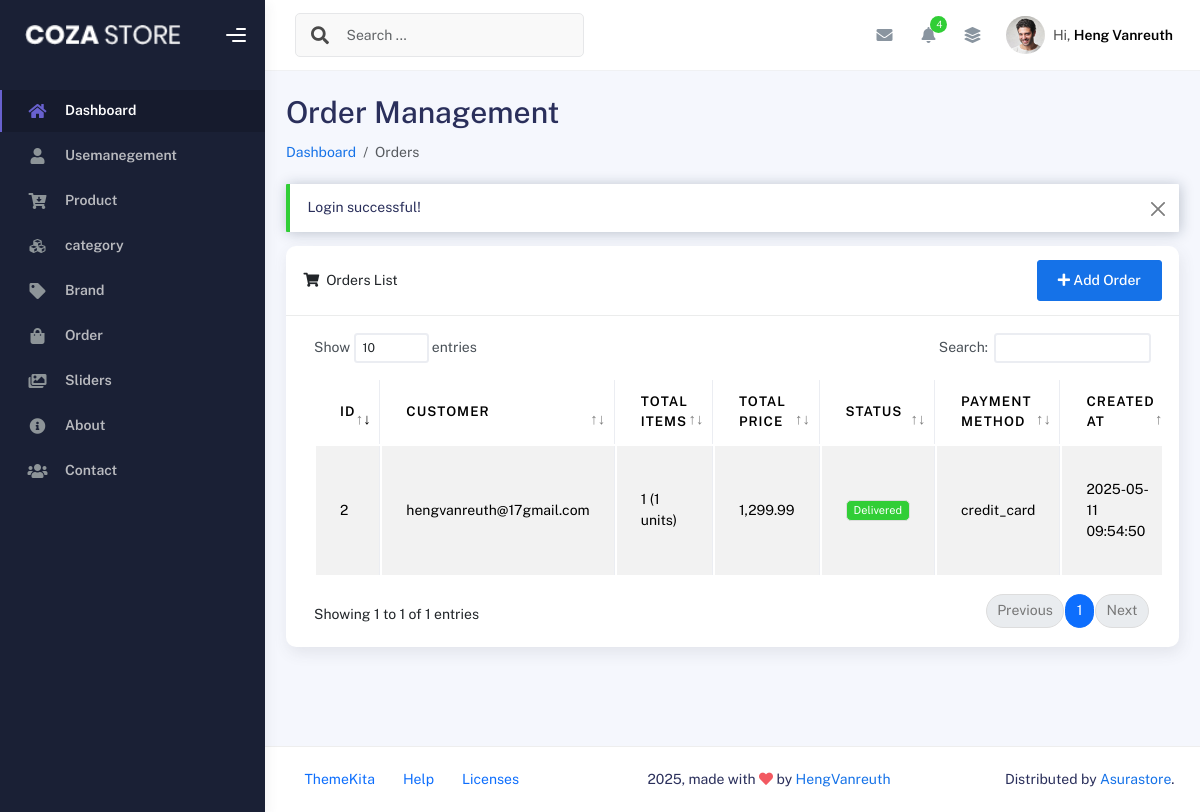
Screenshot of /admin/index.php?p=order (signed in) with the database file from the repository.
### tables this page shows
CREATE TABLE `orders` (
  `id` int(11) NOT NULL,
  `user_id` int(11) NOT NULL,
  `total_price` decimal(10,2) NOT NULL DEFAULT 0.00,
  `status` enum('pending','processing','shipped','delivered','cancelled') NOT NULL DEFAULT 'pending',
  `shipping_address` text DEFAULT NULL,
  `payment_method` varchar(50) DEFAULT NULL,
  `created_at` timestamp NOT NULL DEFAULT current_timestamp(),
  `updated_at` timestamp NOT NULL DEFAULT current_timestamp() ON UPDATE current_timestamp()
);

CREATE TABLE `users` (
  `id` int(11) NOT NULL,
  `name` varchar(255) NOT NULL,
  `email` varchar(255) NOT NULL,
  `password` varchar(255) NOT NULL,
  `phone` varchar(20) DEFAULT NULL,
  `address` text DEFAULT NULL,
  `role` enum('customer','admin') DEFAULT 'customer',
  `created_at` timestamp NOT NULL DEFAULT current_timestamp(),
  `status` varchar(11) NOT NULL
);

### admin/models/Order.php (called while the page is built, shortened)
<?php
class Order {
    private $pdo;
    public function __construct($pdo) {
        $this->pdo = $pdo;
    }
    public function getAllOrders() {
        try {
            $stmt = $this->pdo->query("
                SELECT o.*, u.email as user_email,
                       COUNT(oi.id) as total_items,
                       SUM(oi.quantity) as total_quantity
                FROM orders o
                LEFT JOIN users u ON o.user_id = u.id
                LEFT JOIN order_items oi ON o.id = oi.order_id
                GROUP BY o.id
                ORDER BY o.created_at DESC
            ");
            return $stmt->fetchAll(PDO::FETCH_ASSOC);
        } catch (Exception $e) {
            throw new Exception("Error fetching orders: " . $e->getMessage());
        }
    }
}
?>

### admin/views/order/list.php (the view, shortened to what this page needs)
<?php
require_once __DIR__ . '/../../models/Order.php';
$pdo = Database::connect();
$orderModel = new Order($pdo);
try {
    $orders = $orderModel->getAllOrders();
} catch (Exception $e) {
    $_SESSION['error'] = "Error loading data: " . $e->getMessage();
    $orders = [];
    $users = [];
}
$status_colors = [
    'pending' => 'warning',
    'processing' => 'info',
    'shipped' => 'primary',
    'delivered' => 'success',
    'cancelled' => 'danger'
];
?>
<div class="container-fluid px-4">
    <h1 class="mt-4">Order Management</h1>
    <ol class="breadcrumb mb-4">
        <li class="breadcrumb-item"><a href="/eccommerce/admin">Dashboard</a></li>
        <li class="breadcrumb-item active">Orders</li>
    </ol>
    <?php if (isset($_SESSION['success'])): ?>
        <div class="alert alert-success alert-dismissible fade show" role="alert">
            <?php
            echo $_SESSION['success'];
            ?>
            <button type="button" class="btn-close" data-bs-dismiss="alert" aria-label="Close"></button>
        </div>
    <?php endif; ?>
    <div class="card mb-4">
        <div class="card-header d-flex justify-content-between align-items-center">
            <div>
                <i class="fas fa-shopping-cart me-1"></i>
                Orders List
            </div>
            <button type="button" class="btn btn-primary" data-bs-toggle="modal" data-bs-target="#addOrderModal">
                <i class="fas fa-plus"></i> Add Order
            </button>
        </div>
        <div class="card-body">
            <div class="table-responsive">
                <table id="ordersTable" class="table table-bordered table-striped">
                    <thead>
                        <tr>
                            <th>ID</th>
                            <th>Customer</th>
                            <th>Total Items</th>
                            <th>Total Price</th>
                            <th>Status</th>
                            <th>Payment Method</th>
                            <th>Created At</th>
                        </tr>
                    </thead>
                    <tbody>
                        <?php foreach ($orders as $order): ?>
                            <tr>
                                <td><?php echo htmlspecialchars($order['id']); ?></td>
                                <td><?php echo htmlspecialchars($order['user_email']); ?></td>
                                <td>
                                    <?php echo $order['total_items']; ?>
                                    (<?php echo $order['total_quantity']; ?> units)
                                </td>
                                <td><?php echo number_format($order['total_price'], 2); ?></td>
                                <td>
                                    <span class="badge bg-<?php echo $status_colors[$order['status']]; ?>">
                                        <?php echo ucfirst($order['status']); ?>
                                    </span>
                                </td>
                                <td><?php echo htmlspecialchars($order['payment_method'] ?? 'N/A'); ?></td>
                                <td><?php echo date('Y-m-d H:i:s', strtotime($order['created_at'])); ?></td>
                            </tr>
                        <?php endforeach; ?>
                    </tbody>
                </table>
            </div>
        </div>
    </div>
</div>

### rows the page displays
orders: id "2", user.email "hengvanreuth@17gmail.com", total_items "1", total_quantity "1", total_price "1,299.99", status "Delivered", payment_method "credit_card", created_at "2025-05-11 09:54:50"

### other values shown
$user['name'] "Heng Vanreuth"
$_SESSION['success'] "Login successful!"
